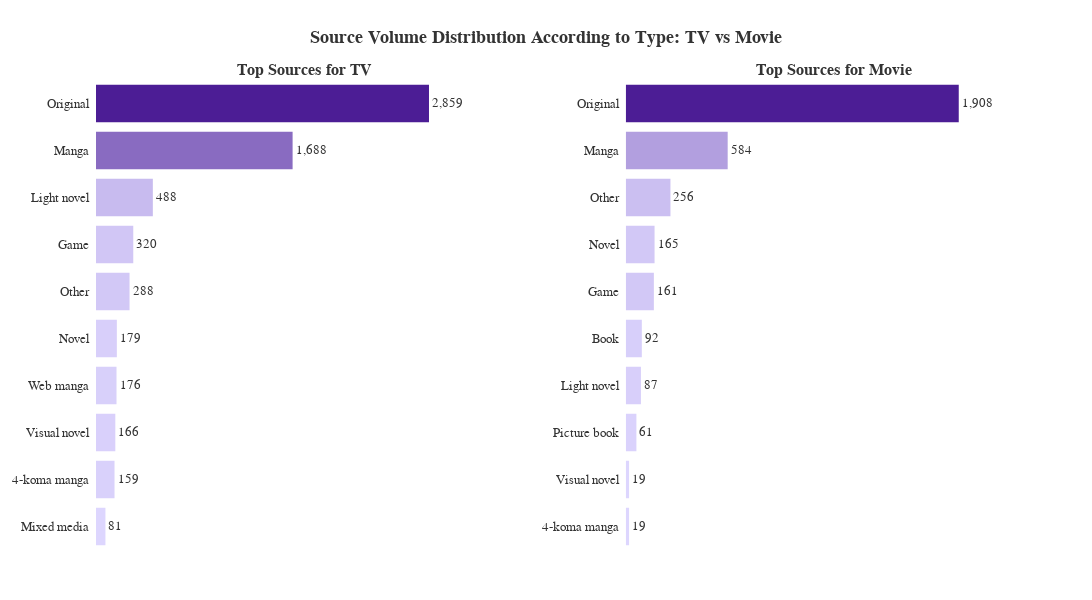

Write notebook code for a chart like this one.
### Markdown cell above
#### Deep Analysis
##### **A. The Paradox of "Quantity" vs. "Quality"** 
*   **The Fall of "Original":** Despite ranking **#1** in production release volume, the average score for *Original* works falls into the low tier (**6.07**).
    *   **Reason:** Producing an original script is immensely risky. Without an existing fanbase, the storyline has not yet been tested in the market. The data suggests a **large number of low-quality or short-lived original anime being mass-produced**, which lowers the overall average score.
*   **The Rise of the "Novel" Category:**
    *   **Web Novels (7.00)** and **Light Novels (6.96)** lead the rankings in score, despite their modest production numbers.
    *   **Manga (6.83)** maintains stable performance: High volume combined with high scores.
    *   **Reason - The "Selection Bias" Effect:** A Web Novel or Light Novel typically needs to reach high popularity and demonstrate strong narrative quality before it is selected for anime adaptation. As a result, works chosen from this source category tend to have a higher probability of critical success (e.g., *Re:Zero, Sword Art Online*).

$\implies$ **Strategy for the Producer:** For safety and guaranteed high ratings, prioritize adaptations from famous **Web Novels, Light Novels, or Manga**. If choosing to produce an **Original**, accept high risks and invest heavily in the scriptwriting team to avoid the "low-score trap."

### Code cell
from plotly.subplots import make_subplots
import plotly.graph_objects as go

# --- 1. SETUP SUBPLOTS ---
# Tạo khung chứa 1 hàng, 2 cột
fig = make_subplots(
    rows=1, cols=2,
    subplot_titles=["<b>Top Sources for TV</b>", "<b>Top Sources for Movie</b>"],
    horizontal_spacing=0.12  # Khoảng cách giữa 2 biểu đồ
)

types_of_interest = ['TV', 'Movie'] # Thứ tự hiển thị: Trái -> Phải

# Định nghĩa dải màu (Light Purple -> Deep Purple)
custom_colorscale = [ '#DDD6FE', '#4C1D95' ]

# --- 2. DATA PROCESSING & PLOTTING ---
for i, t in enumerate(types_of_interest):
    # Data Processing
    df_t = df_anime_dataset_2023_prep[df_anime_dataset_2023_prep['Type'] == t]
    counts = df_t['Source'].value_counts().reset_index()
    counts.columns = ['Source', 'Count']
    
    # Lấy Top 10 và sắp xếp giảm dần (để hiển thị đúng thứ tự từ trên xuống)
    counts = counts.head(10).sort_values('Count', ascending=False)
    
    # Tạo Trace (Bar Chart)
    fig.add_trace(
        go.Bar(
            x=counts['Count'],
            y=counts['Source'],
            orientation='h',
            text=counts['Count'],
            texttemplate='%{text:,}', # Format số có dấu phẩy
            textposition='outside',
            hovertemplate='<b>Source:</b> %{y}<br><b>Count:</b> %{x:,}<extra></extra>',
            
            # Color Logic: Map màu theo số lượng
            marker=dict(
                color=counts['Count'],
                colorscale=custom_colorscale,
                line_width=0
            ),
            name=t # Tên cho legend (nhưng ta sẽ ẩn legend)
        ),
        row=1, col=i+1 # Đặt vào cột tương ứng (1 hoặc 2)
    )

# --- 3. GLOBAL STYLING (DECLUTTER) ---

# Cập nhật Layout chung
fig.update_layout(
    title={
        'text': '<b>Source Volume Distribution According to Type: TV vs Movie</b>',
        'y': 0.95,
        'x': 0.5,
        'xanchor': 'center',
        'yanchor': 'top'
    },
    font=dict(family='Inter', size=13, color="#333333"),
    plot_bgcolor='white',
    paper_bgcolor='white',
    height=600,
    width=1400, # Độ rộng đủ cho 2 chart
    margin=dict(t=80, l=50, r=50, b=50),
    showlegend=False
)

# Tinh chỉnh trục X (Ẩn số, ẩn grid) cho cả 2 biểu đồ
fig.update_xaxes(showticklabels=False, showgrid=False, showline=False, visible=False)

# Tinh chỉnh trục Y (Giữ nhãn Source, ẩn grid, đảo ngược chiều để Top 1 nằm trên)
fig.update_yaxes(
    showgrid=False, 
    showline=False, 
    ticklen=0, 
    autorange="reversed", # Đảo ngược trục Y để giá trị cao nhất nằm trên cùng
    ticksuffix="  "      # Tạo khoảng cách nhỏ giữa chữ và thanh bar
)

# Mở rộng trục X một chút để số không bị cắt (vì textposition='outside')
# Chúng ta lặp qua từng trace để lấy max value và set range
for i, t in enumerate(types_of_interest):
    df_t = df_anime_dataset_2023_prep[df_anime_dataset_2023_prep['Type']== t]
    max_val = df_t['Source'].value_counts().max()
    # Update axes cụ thể (xaxis1, xaxis2)
    if i == 0:
        fig.update_xaxes(range=[0, max_val * 1.25], row=1, col=1)
    else:
        fig.update_xaxes(range=[0, max_val * 1.25], row=1, col=2)

fig.show()

### Figure 1 — Plotly figure (JSON) as saved in the notebook; plotly's stock layout.template omitted (floating-point values rounded to 4 significant figures)
{"data": [{"hovertemplate": "<b>Source:</b> %{y}<br><b>Count:</b> %{x:,}<extra></extra>", "marker": {"color": [2859, 1688, 488, 320, 288, 179, 176, 166, 159, 81], "colorscale": [[0, "#DDD6FE"], [1, "#4C1D95"]], "line": {"width": 0}}, "name": "TV", "orientation": "h", "text": [2859.0, 1688.0, 488.0, 320.0, 288.0, 179.0, 176.0, 166.0, 159.0, 81.0], "textposition": "outside", "texttemplate": "%{text:,}", "type": "bar", "x": [2859, 1688, 488, 320, 288, 179, 176, 166, 159, 81], "xaxis": "x", "y": ["Original", "Manga", "Light novel", "Game", "Other", "Novel", "Web manga", "Visual novel", "4-koma manga", "Mixed media"], "yaxis": "y"}, {"hovertemplate": "<b>Source:</b> %{y}<br><b>Count:</b> %{x:,}<extra></extra>", "marker": {"color": [1908, 584, 256, 165, 161, 92, 87, 61, 19, 19], "colorscale": [[0, "#DDD6FE"], [1, "#4C1D95"]], "line": {"width": 0}}, "name": "Movie", "orientation": "h", "text": [1908.0, 584.0, 256.0, 165.0, 161.0, 92.0, 87.0, 61.0, 19.0, 19.0], "textposition": "outside", "texttemplate": "%{text:,}", "type": "bar", "x": [1908, 584, 256, 165, 161, 92, 87, 61, 19, 19], "xaxis": "x2", "y": ["Original", "Manga", "Other", "Novel", "Game", "Book", "Light novel", "Picture book", "Visual novel", "4-koma manga"], "yaxis": "y2"}], "layout": {"annotations": [{"font": {"size": 16}, "showarrow": false, "text": "<b>Top Sources for TV</b>", "x": 0.22, "xanchor": "center", "xref": "paper", "y": 1, "yanchor": "bottom", "yref": "paper"}, {"font": {"size": 16}, "showarrow": false, "text": "<b>Top Sources for Movie</b>", "x": 0.78, "xanchor": "center", "xref": "paper", "y": 1, "yanchor": "bottom", "yref": "paper"}], "font": {"color": "#333333", "family": "Intel", "size": 13}, "height": 600, "margin": {"b": 50, "l": 50, "r": 50, "t": 80}, "paper_bgcolor": "white", "plot_bgcolor": "white", "showlegend": false, "title": {"text": "<b>Source Volume Distribution According to Type: TV vs Movie</b>", "x": 0.5, "xanchor": "center", "y": 0.95, "yanchor": "top"}, "width": 1400, "xaxis": {"anchor": "y", "domain": [0, 0.44], "range": [0, 3574.0], "showgrid": false, "showline": false, "showticklabels": false, "visible": false}, "xaxis2": {"anchor": "y2", "domain": [0.56, 1], "range": [0, 2385], "showgrid": false, "showline": false, "showticklabels": false, "visible": false}, "yaxis": {"anchor": "x", "autorange": "reversed", "domain": [0, 1], "showgrid": false, "showline": false, "ticklen": 0, "ticksuffix": "  "}, "yaxis2": {"anchor": "x2", "autorange": "reversed", "domain": [0, 1], "showgrid": false, "showline": false, "ticklen": 0, "ticksuffix": "  "}}}
